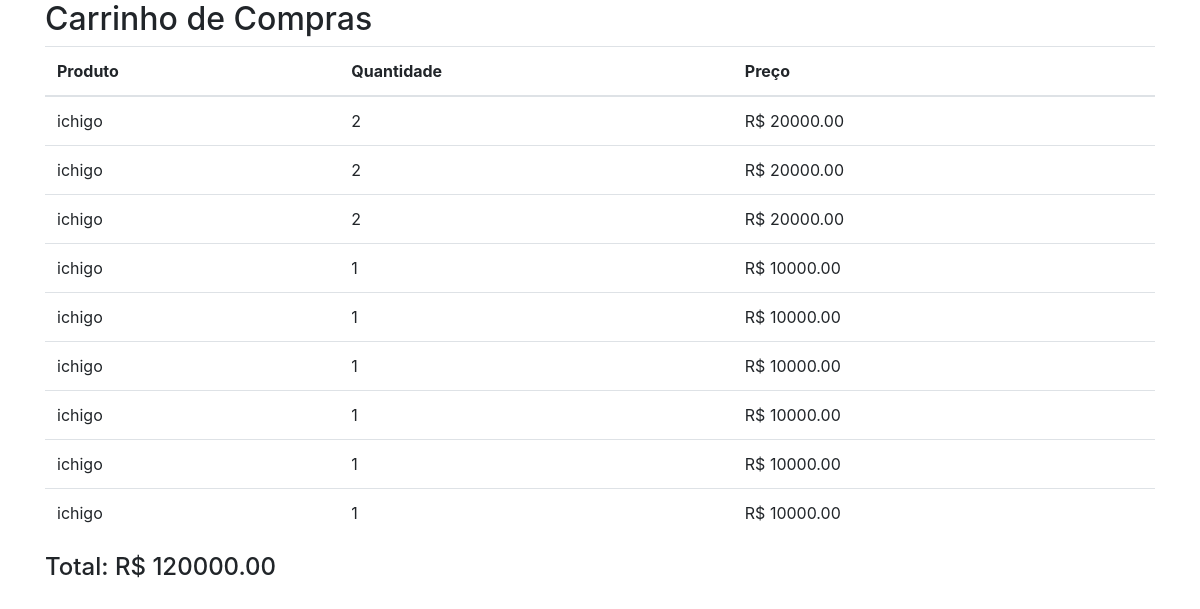
The app's page /carrinho/ (signed in), older data.
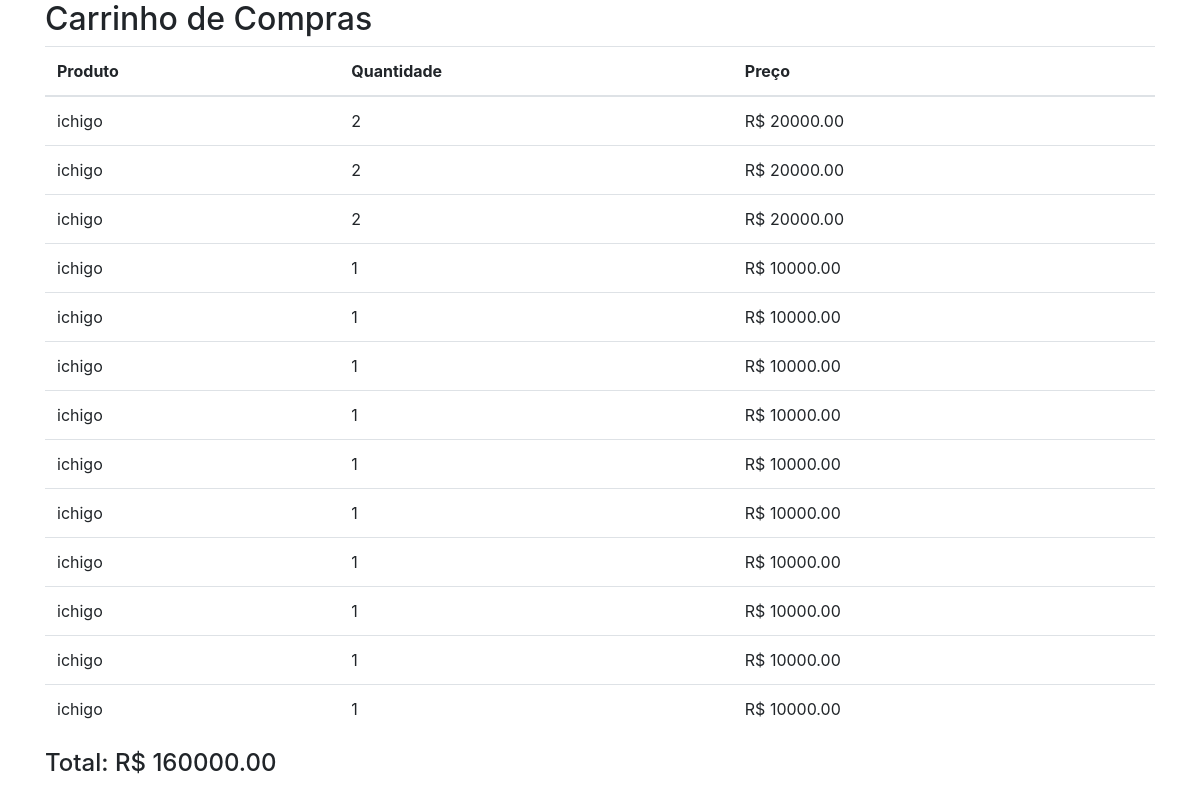
The same page, newer data.
### carrinho/models.py (models this page shows, shortened)
class ItemCarrinho(models.Model):
    cliente = models.ForeignKey(Cliente, on_delete=models.CASCADE)
    produto = models.ForeignKey(Produto, on_delete=models.CASCADE)
    quantidade = models.IntegerField(default=1)
    def total_preco(self):
        return self.quantidade * self.produto.preco

### produto/models.py (models this page shows, shortened)
class Produto(models.Model):
    nome = models.CharField(max_length=100)
    descricao = models.CharField(max_length=100)
    preco = models.DecimalField(max_digits=10, decimal_places=2)
    quantidade = models.IntegerField()
    categoria = models.CharField(max_length=60, null=True, blank=True)
    imagem = models.ImageField(upload_to='imagens/', null=True, blank=True)

### carrinho/views.py (the view)
# urls.py: path('', exibir_carrinho, name='exibir_carrinho'),
def exibir_carrinho(request):
    cliente_id = request.session.get('cliente_id')
    if cliente_id:
        itens = ItemCarrinho.objects.filter(cliente_id=cliente_id)
        total = sum(item.total_preco() for item in itens)
        return render(request, 'carrinho.html', {'itens': itens, 'total': total})
    else:
        messages.error(request, 'Você precisa estar logado para ver o carrinho.')
        return render(request, "login.html")

### carrinho/templates/carrinho.html (shortened to what this page needs)
<!DOCTYPE html>
<html lang="pt-br">
<head>
    <link rel="stylesheet" href="https://stackpath.bootstrapcdn.com/bootstrap/4.1.3/css/bootstrap.min.css">
</head>
<body>
<div class="container">
    <h2>Carrinho de Compras</h2>
    <table class="table">
        <thead>
            <tr>
                <th>Produto</th>
                <th>Quantidade</th>
                <th>Preço</th>
            </tr>
        </thead>
        <tbody>
            {% for item in itens %}
            <tr>
                <td>{{ item.produto.nome }}</td>
                <td>{{ item.quantidade }}</td>
                <td>R$ {{ item.total_preco }}</td>
            </tr>
            {% endfor %}
        </tbody>
    </table>
    <h4>Total: R$ {{ total }}</h4>
</div>
</body>
</html>

Row changes from the older to the newer data that the page shows:
added ItemCarrinho: produto.nome "ichigo", quantidade "1", total_preco "10000.00"
added ItemCarrinho: produto.nome "ichigo", quantidade "1", total_preco "10000.00"
added ItemCarrinho: produto.nome "ichigo", quantidade "1", total_preco "10000.00"
added ItemCarrinho: produto.nome "ichigo", quantidade "1", total_preco "10000.00"
Text that changed along with them:
{{ total }}: "120000.00" → "160000.00"
